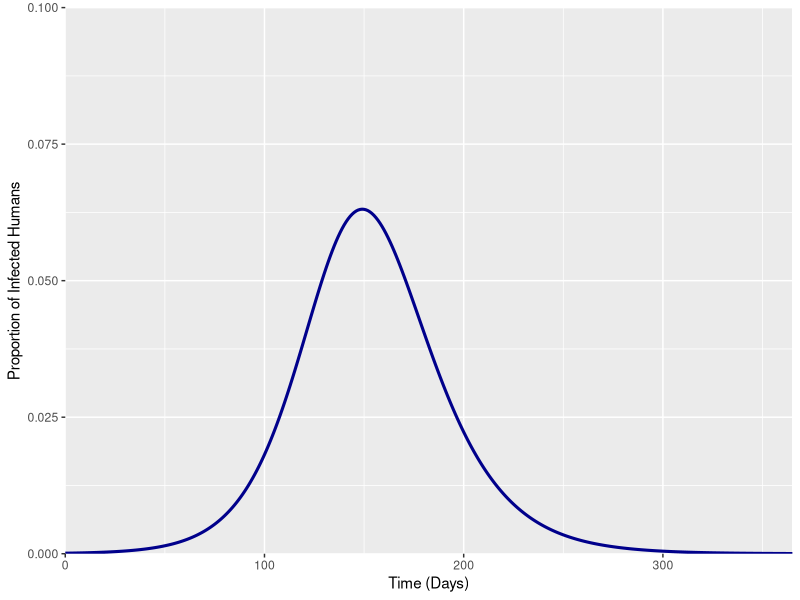
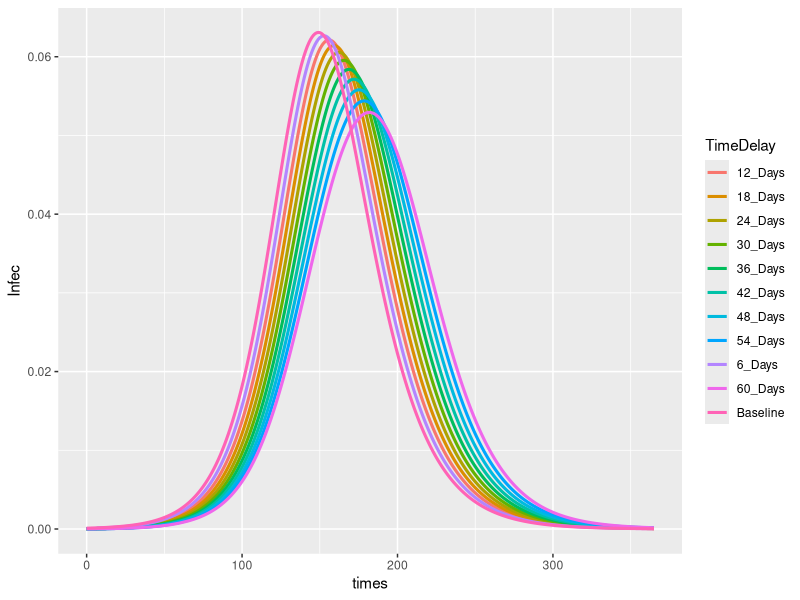
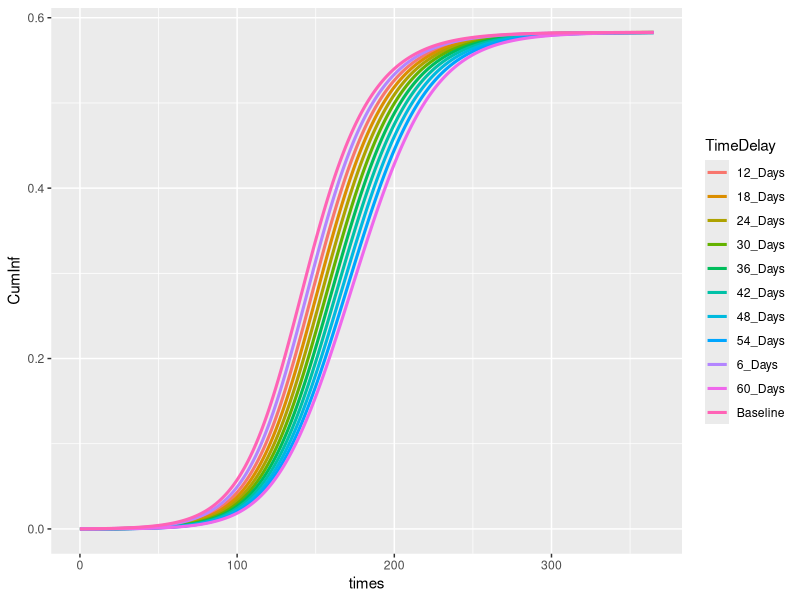

R code for these plots, in order:
rm(list=ls())

library("deSolve"); library("ggplot2"); library("cowplot")

GenTime <- function(T2, R0) {
  G = T2 * ((R0-1)/log(2))
  return(G)
}

#### SCENARIO 1 No Intervention ####

SIR <- function(time, state, parameters) {
  with(as.list(c(state, parameters)), {
    dS = - beta*S*I
    dI = beta*S*I - gamma*I 
    dR = gamma*I 
    dC = beta*S*I 
    return(list(c(dS,dI,dR,dC)))
  })
}

init <- c(S = 0.9999, I = 0.0001,  R = 0, C = 0)
times <- seq(0,365,by = 1)

parms = c(gamma = 1/(GenTime(4.6,2.4)),
          beta = 1.5*(1/(GenTime(4.6,2.4))))

out <- data.frame(ode(y = init, func = SIR, times = times, parms = parms))

#### Dataframe Modification ####

#Baseline 
outbase <- out

ggplot(outbase, aes(x = time, y = I)) + geom_line(size = 1.05, col = "darkblue") +
  labs(x ="Time (Days)", y = "Proportion of Infected Humans") +
  scale_y_continuous(limits = c(0, 0.1), expand = c(0,0)) +
  scale_x_continuous(expand = c(0, 0))

combdatabase <- data.frame("times" = seq(0,365), "Infec" = (outbase[,3]),
                        "CumInf" = (outbase[,5]),
                        "TimeDelay" = "Baseline")

# +7 Days
out1 <- out; out1[,1] <- out1[,1]+7
outone <- rbind(data.frame("time" = seq(0,6), "S" = 1, "I" = 0, "R" = 0, "C" = 0),
                 data.frame(out1))
outone <- head(outone, -7)

combdata1 <- data.frame("times" = seq(0,365), "Infec" = ((outbase[,3] + outone[,3])/2),
                        "CumInf" = ((outbase[,5] + outone[,5])/2),
                        "TimeDelay" = "6_Days")

# +14 Days
out2 <- out; out2[,1] <- out2[,1]+13
outtwo <- rbind(data.frame("time" = seq(0,12), "S" = 1, "I" = 0, "R" = 0, "C" = 0),
                data.frame(out2))
outtwo <- head(outtwo, -13)

combdata2 <- data.frame("times" = seq(0,365), "Infec" = ((outbase[,3] + outone[,3] + outtwo[,3])/3),
                        "CumInf" = ((outbase[,5] + outone[,5] + outtwo[,5])/3),
                        "TimeDelay" = "12_Days")

# +21 Days
out3 <- out; out3[,1] <- out3[,1]+19
outthree <- rbind(data.frame("time" = c(seq(0,18)), "S" = 1, "I" = 0, "R" = 0, "C" = 0),
                data.frame(out3))
outthree <- head(outthree, -19)

combdata3 <- data.frame("times" = seq(0,365), "Infec" = ((outbase[,3] + outone[,3] + outtwo[,3] + outthree[,3])/4), 
                        "CumInf" = ((outbase[,5] + outone[,5] + outtwo[,5] + outthree[,5])/4),
                        "TimeDelay" = "18_Days")

# +28 Days
out4 <- out; out4[,1] <- out4[,1]+25
outfour <- rbind(data.frame("time" = c(seq(0,24)), "S" = 1, "I" = 0, "R" = 0, "C" = 0),
                  data.frame(out3))
outfour <- head(outfour, -25)

combdata4 <- data.frame("times" = seq(0,365), "Infec" = ((outbase[,3] + outone[,3] + outtwo[,3] + outthree[,3] + outfour[,3])/5),
                        "CumInf" = ((outbase[,5] + outone[,5] + outtwo[,5] + outthree[,5] + outfour[,5])/5),
                        "TimeDelay" = "24_Days")

# +35 Days
out5 <- out; out5[,1] <- out5[,1]+31
outfive <- rbind(data.frame("time" = c(seq(0,30)), "S" = 1, "I" = 0, "R" = 0, "C" = 0),
                 data.frame(out5))
outfive <- head(outfive, -31)

combdata5 <- data.frame("times" = seq(0,365), "Infec" = ((outbase[,3] + outone[,3] + outtwo[,3] + outthree[,3] + outfour[,3] + outfive[,3])/6),
                        "CumInf" = ((outbase[,5] + outone[,5] + outtwo[,5] + outthree[,5] + outfour[,5] + outfive[,5])/6),
                        "TimeDelay" = "30_Days")

# +42 Days
out6 <- out; out6[,1] <- out6[,1]+37
outsix <- rbind(data.frame("time" = c(seq(0,36)), "S" = 1, "I" = 0, "R" = 0, "C" = 0),
                 data.frame(out6))
outsix <- head(outsix, -37)

combdata6 <- data.frame("times" = seq(0,365), "Infec" = ((outbase[,3] + outone[,3] + outtwo[,3] + outthree[,3] + outfour[,3] + outfive[,3] + outsix[,3])/7),
                        "CumInf" = ((outbase[,5] + outone[,5] + outtwo[,5] + outthree[,5] + outfour[,5] + outfive[,5] + outsix[,5])/7),
                        "TimeDelay" = "36_Days")

# +49 Days
out7 <- out; out7[,1] <- out7[,1]+43
outseven <- rbind(data.frame("time" = c(seq(0,42)), "S" = 1, "I" = 0, "R" = 0, "C" = 0),
                data.frame(out7))
outseven <- head(outseven, -43)

combdata7 <- data.frame("times" = seq(0,365), "Infec" = ((outbase[,3] + outone[,3] + outtwo[,3] + outthree[,3] + outfour[,3] + outfive[,3] + outsix[,3] + 
                                                            outseven[,3])/8),
                        "CumInf" = ((outbase[,5] + outone[,5] + outtwo[,5] + outthree[,5] + outfour[,5] + outfive[,5] + outsix[,5] + 
                                      outseven[,5])/8),
                        "TimeDelay" = "42_Days")

# +56 Days
out8 <- out; out8[,1] <- out8[,1]+49
outeight <- rbind(data.frame("time" = c(seq(0,48)), "S" = 1, "I" = 0, "R" = 0, "C" = 0),
                  data.frame(out8))
outeight <- head(outeight, -49)

combdata8 <- data.frame("times" = seq(0,365), "Infec" = ((outbase[,3] + outone[,3] + outtwo[,3] + outthree[,3] + outfour[,3] + outfive[,3] + outsix[,3] + 
                                                            outseven[,3] + outeight[,3])/9),
                        "CumInf" = ((outbase[,5] + outone[,5] + outtwo[,5] + outthree[,5] + outfour[,5] + outfive[,5] + outsix[,5] + 
                                      outseven[,5] + outeight[,5])/9),
                        "TimeDelay" = "48_Days")

# +63 Days
out9 <- out; out9[,1] <- out9[,1]+55
outnine <- rbind(data.frame("time" = c(seq(0,54)), "S" = 1, "I" = 0, "R" = 0, "C" = 0),
                  data.frame(out9))
outnine <- head(outnine, -55)

combdata9 <- data.frame("times" = seq(0,365), "Infec" = ((outbase[,3] + outone[,3] + outtwo[,3] + outthree[,3] + outfour[,3] + outfive[,3] + outsix[,3] + 
                                                            outseven[,3] + outeight[,3] + outnine[,3])/10),
                        "CumInf" = ((outbase[,5] + outone[,5] + outtwo[,5] + outthree[,5] + outfour[,5] + outfive[,5] + outsix[,5] + 
                                      outseven[,5] + outeight[,5] + outnine[,5])/10),
                        "TimeDelay" = "54_Days")

# +10 Days
out10 <- out; out10[,1] <- out10[,1]+61
outten <- rbind(data.frame("time" = c(seq(0,60)), "S" = 1, "I" = 0, "R" = 0, "C" = 0),
                 data.frame(out10))
outten <- head(outten, -61)

combdata10 <- data.frame("times" = seq(0,365), "Infec" = (outbase[,3] + outone[,3] + outtwo[,3] + outthree[,3] + outfour[,3] + outfive[,3] + outsix[,3] + 
                                                            outseven[,3] + outeight[,3] + outnine[,3] + outten[,3])/11,
                         "CumInf" = (outbase[,5] + outone[,5] + outtwo[,5] + outthree[,5] + outfour[,5] + outfive[,5] + outsix[,5] + 
                                      outseven[,5] + outeight[,5] + outnine[,5] + outten[,5])/11,
                         "TimeDelay" = "60_Days")

comb10data <- rbind(combdatabase,
                    combdata1,
                    combdata2,
                    combdata3,
                    combdata4,
                    combdata5,
                    combdata6,
                    combdata7,
                    combdata8,
                    combdata9,
                    combdata10)

ggplot(comb10data, aes(x = times, y =Infec, col = TimeDelay)) + geom_line(size = 1.05)
ggplot(comb10data, aes(x = times, y =CumInf, col = TimeDelay)) + geom_line(size = 1.05)

write.csv(comb10data, "delaydata6day.csv", row.names = FALSE)
